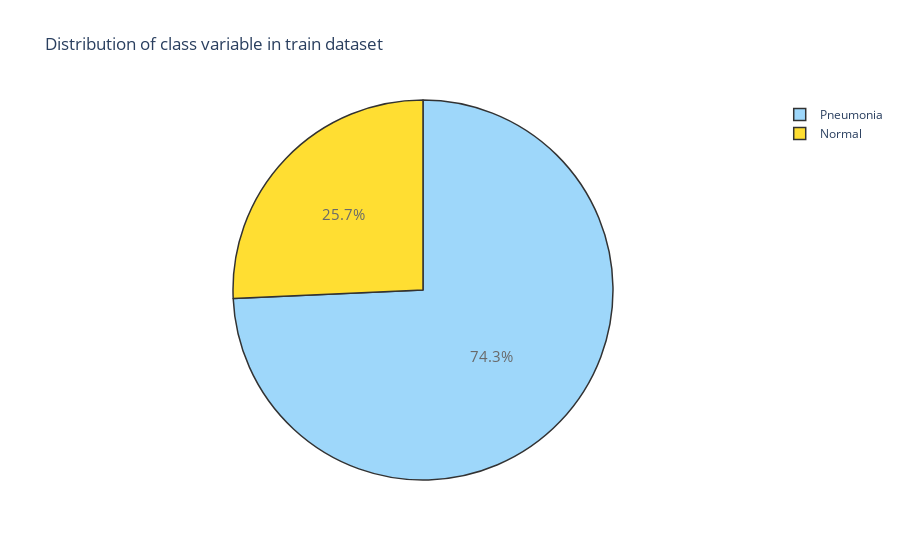

Write notebook code for a chart like this one.
### Code cell
trace = go.Pie(labels = ['Pneumonia', 'Normal'], values = df_train['class'].value_counts(), 
               textfont=dict(size=15), opacity = 0.8,
               marker=dict(colors=['lightskyblue','gold'], 
                           line=dict(color='#000000', width=1.5)))


layout = dict(title =  'Distribution of class variable in train dataset')
           
fig = dict(data = [trace], layout=layout)
py.iplot(fig)

### Figure 1 — Plotly figure (JSON) as saved in the notebook; plotly's stock layout.template omitted (floating-point values rounded to 4 significant figures)
{"data": [{"labels": ["Pneumonia", "Normal"], "marker": {"colors": ["lightskyblue", "gold"], "line": {"color": "#000000", "width": 1.5}}, "opacity": 0.8, "textfont": {"size": 15}, "values": [3875, 1341], "type": "pie"}], "layout": {"title": {"text": "Distribution of class variable in train dataset"}, "autosize": true}}
